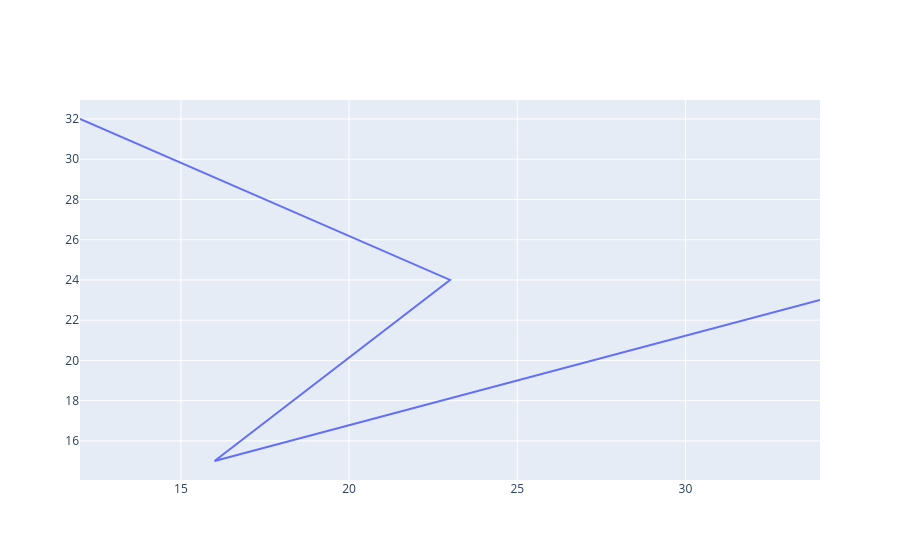

The notebook cell this image was saved under:
### Code cell
x = [12,23,16,34]
y = [32,24,15,23]
trace = go.Scatter(x=x, y=y, mode='lines')
go.Figure(trace)

### Figure 1 — Plotly figure (JSON) as saved in the notebook; plotly's stock layout.template omitted (floating-point values rounded to 4 significant figures)
{"data": [{"mode": "lines", "type": "scatter", "x": [12, 23, 16, 34], "y": [32, 24, 15, 23]}], "layout": {}}
